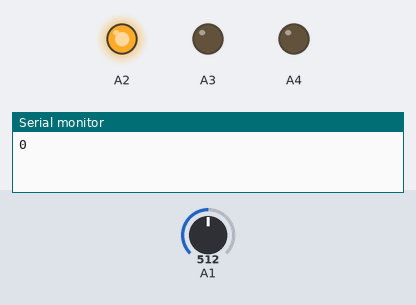
Bench run of a sketch on a simulated Arduino Uno, built with avr-gcc and run on an emulated ATmega328P. Shown: output pins drawn as LEDs (lit = HIGH), the last lines printed to the serial monitor. The inputs (shaded band) are chosen by the test bench; at power-on: A1 = 512.

Above: at 0.5 s.
At 1.5 s:
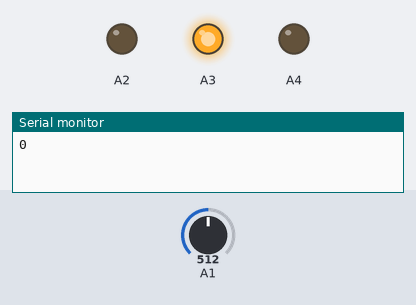
At 5.5 s:
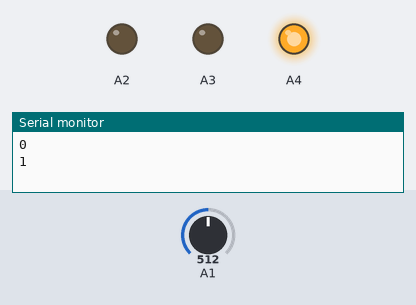
Timing chart, 0 to 6.9 s (numbered marks = the images above):
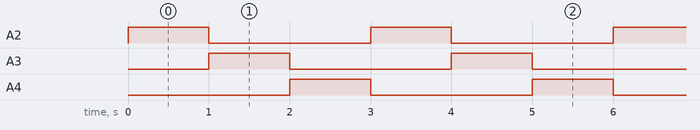

The sketch:

sensor.ino
```cpp
/*
This library is for detecting color of objectu using photo transistor and RGB LED.
*/

// Stuff for circuit simullation

#define DEBUG 1

#if DEBUG == 1
int currentPointer = -1;
#endif

// Color definitions

#define ORANGE 0
#define BLACK 1
#define GREEN 2
#define YELLOW 3
#define BLUE 4

int colors[] = {ORANGE, BLACK, GREEN, YELLOW, BLUE};

#if DEBUG == 1
int callibration[][3] = {
	{0, 0, 0}, // ORANGE
	{0, 0, 0}, // BLACK
	{0, 0, 0}, // GREEN
	{0, 0, 0}, // YELLOW
	{0, 0, 0}, // BLUE
};
#endif

char colorNames[][15] = {
	"ORANGE",
	"BLACK",
	"GREEN",
	"YELLOW",
	"BLUE"
};

// Leds (indicators for virtual sensor)

#define RED_LED A2
#define GREEN_LED A3
#define BLUE_LED A4

#define ANALOG_IN A1

// Sensor settings

#define DELAY 500
#define TRESHOLD 100

// Setup

void rgbSensorInit(int analogIn, int redLed, int greenLed, int blueLed) {
	pinMode(analogIn, INPUT);

	pinMode(redLed, OUTPUT);
	pinMode(blueLed, OUTPUT);
	pinMode(greenLed, OUTPUT);
}

#if DEBUG == 1
void setup() {
	Serial.begin(9600);

	rgbSensorInit(ANALOG_IN, RED_LED, GREEN_LED, BLUE_LED); // Init rgb sensor on A1
}
#endif

// Loop

void setLedColor(int red, int green, int blue, int redLed, int greenLed, int blueLed){
	digitalWrite(redLed, red);
	digitalWrite(greenLed, green);
	digitalWrite(blueLed, blue);
}

void rgbSensorLoop(int analogIn, int redLed, int greenLed, int blueLed, int* callibration) {
	#if DEBUG == 1
		currentPointer++;
		currentPointer %= 5;

		Serial.println(colors[currentPointer]);
	#endif

	int red;
	int green;
	int blue;

	// RED

	setLedColor(1, 0, 0, redLed, greenLed, blueLed);

	delay(DELAY);

	red = analogRead(analogIn);

	delay(DELAY);

	// GREEN

	setLedColor(0, 1, 0, redLed, greenLed, blueLed);

	delay(DELAY);

	green = analogRead(analogIn);

	delay(DELAY);

	// BLUE

	setLedColor(0, 0, 1, redLed, greenLed, blueLed);

	delay(DELAY);

	blue = analogRead(analogIn);

	delay(DELAY);

	// Turn all of, to save energy
	setLedColor(0, 0, 0, redLed, greenLed, blueLed);
}

#if DEBUG == 1
void loop() {
	rgbSensorLoop(ANALOG_IN, RED_LED, GREEN_LED, BLUE_LED, (int*)callibration);
}
#endif
```

callibrator.ino
```cpp
/*
This is simple sketch for sensor callibration
*/
```

Measured:
- by itself, A2–4: alternates HIGH for 1.0 s and LOW for 2.0 s
- by itself, everything shown: repeats every 3.0 s, in 4 steps
